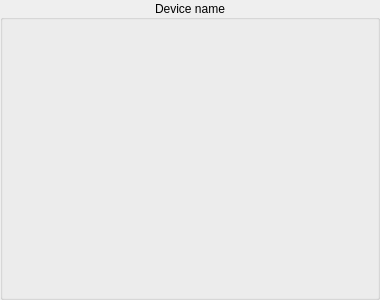
<?xml version="1.0" encoding="UTF-8"?>
<ui version="4.0">
 <class>DeviceParametersForm</class>
 <widget class="QWidget" name="DeviceParametersForm">
  <property name="geometry">
   <rect>
    <x>0</x>
    <y>0</y>
    <width>380</width>
    <height>300</height>
   </rect>
  </property>
  <property name="sizePolicy">
   <sizepolicy hsizetype="Fixed" vsizetype="Preferred">
    <horstretch>0</horstretch>
    <verstretch>0</verstretch>
   </sizepolicy>
  </property>
  <property name="minimumSize">
   <size>
    <width>380</width>
    <height>0</height>
   </size>
  </property>
  <property name="maximumSize">
   <size>
    <width>380</width>
    <height>16777215</height>
   </size>
  </property>
  <property name="windowTitle">
   <string>Form</string>
  </property>
  <layout class="QVBoxLayout" name="verticalLayout">
   <property name="leftMargin">
    <number>0</number>
   </property>
   <property name="topMargin">
    <number>0</number>
   </property>
   <property name="rightMargin">
    <number>0</number>
   </property>
   <property name="bottomMargin">
    <number>0</number>
   </property>
   <item>
    <widget class="QGroupBox" name="groupBox">
     <property name="styleSheet">
      <string notr="true"/>
     </property>
     <property name="title">
      <string>Device name</string>
     </property>
     <property name="alignment">
      <set>Qt::AlignCenter</set>
     </property>
     <layout class="QVBoxLayout" name="verticalLayout_2">
      <property name="spacing">
       <number>0</number>
      </property>
      <property name="leftMargin">
       <number>0</number>
      </property>
      <property name="topMargin">
       <number>10</number>
      </property>
      <property name="rightMargin">
       <number>0</number>
      </property>
      <property name="bottomMargin">
       <number>0</number>
      </property>
      <item>
       <widget class="ParameterModificator" name="widget" native="true"/>
      </item>
      <item>
       <widget class="ParameterModificator" name="widget_2" native="true"/>
      </item>
     </layout>
    </widget>
   </item>
  </layout>
 </widget>
 <customwidgets>
  <customwidget>
   <class>ParameterModificator</class>
   <extends>QWidget</extends>
   <header>ParameterModificator.h</header>
   <container>1</container>
  </customwidget>
 </customwidgets>
 <resources/>
 <connections/>
</ui>
